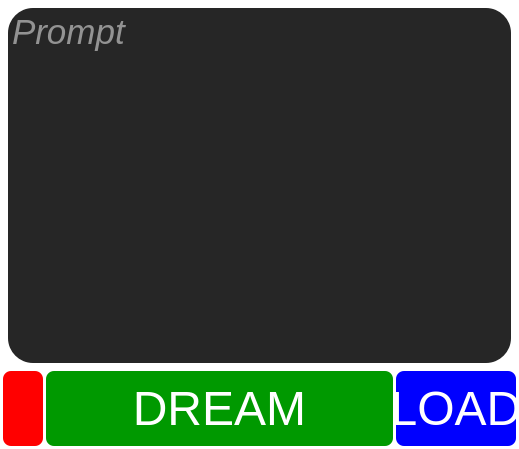
<?xml version="1.0" encoding="UTF-8"?>
<ui version="4.0">
 <class>Form</class>
 <widget class="QWidget" name="Form">
  <property name="geometry">
   <rect>
    <x>0</x>
    <y>0</y>
    <width>519</width>
    <height>449</height>
   </rect>
  </property>
  <property name="windowTitle">
   <string>Form</string>
  </property>
  <property name="styleSheet">
   <string notr="true">QWidget{background: transparent}
QTextEdit {background-color: #262626; border-radius: 25px ; color: white}
QPushButton {background-color: #009900; border-radius: 8px ; color: white}



</string>
  </property>
  <layout class="QVBoxLayout" name="verticalLayout">
   <property name="spacing">
    <number>3</number>
   </property>
   <property name="leftMargin">
    <number>3</number>
   </property>
   <property name="topMargin">
    <number>3</number>
   </property>
   <property name="rightMargin">
    <number>3</number>
   </property>
   <property name="bottomMargin">
    <number>3</number>
   </property>
   <item>
    <widget class="QTextEdit" name="prompts">
     <property name="font">
      <font>
       <pointsize>26</pointsize>
       <italic>true</italic>
      </font>
     </property>
     <property name="cursor" stdset="0">
      <cursorShape>IBeamCursor</cursorShape>
     </property>
     <property name="styleSheet">
      <string notr="true">QTextEdit {
    margin-top: 5px;
    margin-right: 5px;
    margin-bottom: 5px;
    margin-left: 5px;
}</string>
     </property>
     <property name="autoFormatting">
      <set>QTextEdit::AutoBulletList</set>
     </property>
     <property name="placeholderText">
      <string>Prompt</string>
     </property>
    </widget>
   </item>
   <item>
    <layout class="QHBoxLayout" name="horizontalLayout">
     <item>
      <widget class="QPushButton" name="delbutton">
       <property name="minimumSize">
        <size>
         <width>0</width>
         <height>75</height>
        </size>
       </property>
       <property name="maximumSize">
        <size>
         <width>40</width>
         <height>16777215</height>
        </size>
       </property>
       <property name="font">
        <font>
         <pointsize>36</pointsize>
        </font>
       </property>
       <property name="styleSheet">
        <string notr="true">background-color: red</string>
       </property>
       <property name="text">
        <string/>
       </property>
       <property name="icon">
        <iconset theme="dialog-error"/>
       </property>
      </widget>
     </item>
     <item>
      <widget class="QPushButton" name="dreambutton">
       <property name="minimumSize">
        <size>
         <width>0</width>
         <height>75</height>
        </size>
       </property>
       <property name="font">
        <font>
         <pointsize>36</pointsize>
        </font>
       </property>
       <property name="text">
        <string>DREAM</string>
       </property>
      </widget>
     </item>
     <item>
      <widget class="QPushButton" name="loadbutton">
       <property name="minimumSize">
        <size>
         <width>50</width>
         <height>75</height>
        </size>
       </property>
       <property name="maximumSize">
        <size>
         <width>120</width>
         <height>16777215</height>
        </size>
       </property>
       <property name="font">
        <font>
         <pointsize>36</pointsize>
        </font>
       </property>
       <property name="styleSheet">
        <string notr="true">background-color: blue</string>
       </property>
       <property name="text">
        <string>LOAD</string>
       </property>
      </widget>
     </item>
    </layout>
   </item>
  </layout>
 </widget>
 <resources/>
 <connections/>
</ui>
